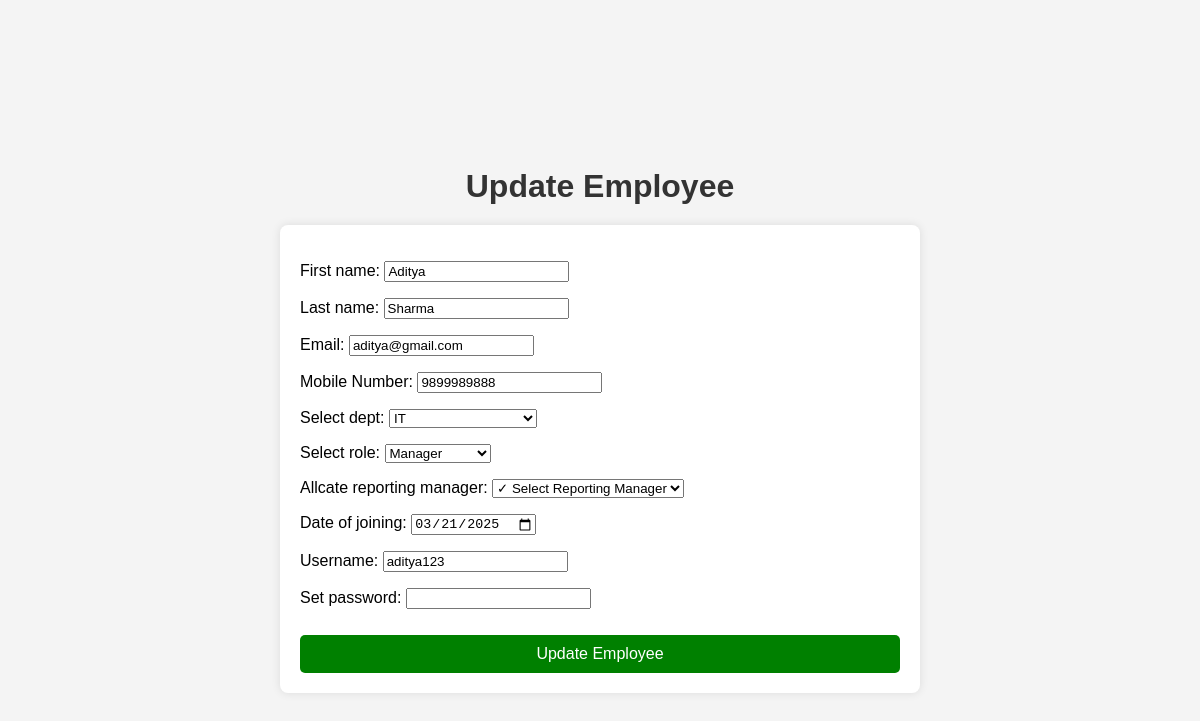
The app's page /update/2/ with its own data.
### employee/models.py (models this page shows)
class User(models.Model):
    first_name = models.CharField(max_length=100)
    last_name = models.CharField(max_length=100)
    Email = models.EmailField()
    Mobile_Number= models.CharField(max_length=15)
    select_role = models.ForeignKey(Role, on_delete=models.SET_NULL, null=True)
    select_dept = models.ForeignKey(Department, on_delete=models.SET_NULL, null=True)
    Allcate_Reporting_Manager = models.ForeignKey('self', on_delete=models.SET_NULL, null=True, blank=True, related_name='employees')
    Date_of_joining = models.DateField()
    username = models.CharField(max_length=100)
    Set_password = models.CharField(max_length=100)
    created_at = models.DateTimeField(auto_now_add=True)
    updated_at = models.DateTimeField(auto_now=True)
    def __str__(self):
        return f'{self.first_name} {self.last_name}'

### employee/views.py (the view)
# urls.py: path('update/<int:user_id>/', views.update_user, name='update_user'),
def update_user(request, user_id):
    user = User.objects.get(id=user_id)
    if request.method == 'POST':
        form = UserForm(request.POST, instance=user)
        if form.is_valid():
            form.save()
            return redirect('dashboard')  # Redirect to dashboard after successful update
    else:
        form = UserForm(instance=user)
    return render(request, 'update_user.html', {'form': form})

### employee/forms.py
class UserForm(forms.ModelForm):
    class Meta:
        model = User
        fields = ['first_name', 'last_name', 'Email', 'Mobile_Number','select_dept', 'select_role','Allcate_Reporting_Manager', 'Date_of_joining', 'username', 'Set_password']
    Set_password = forms.CharField(widget=forms.PasswordInput)
    select_dept = forms.ModelChoiceField(queryset=Department.objects.all(), empty_label="✓ Select Department")
    select_role = forms.ModelChoiceField(queryset=Role.objects.all(), empty_label="✓ Select Role")
    Allcate_Reporting_Manager = forms.ModelChoiceField(
        queryset=User.objects.all(),  # Fetching all users as potential reporting managers
        empty_label="✓ Select Reporting Manager",
        required=False  # Reporting manager can be optional
    )
    Date_of_joining = forms.DateField(
        widget=forms.DateInput(attrs={'type': 'date'}),  # This creates an HTML5 date picker
        required=True
    )

### employee/models.py (called while the page is built)
    def __str__(self):
        return self.name

    def __str__(self):
        return self.name

### employee/templates/update_user.html (shortened to what this page needs)
<!DOCTYPE html>
<html lang="en">
<head>
</head>
<body>
    <h1>Update Employee</h1>
    <form method="POST">
        {{ form.as_p }}
        <button type="submit">Update Employee</button>
    </form>
</body>
</html>

### employee/templates/update_user.html (style rules this page uses)
body { font-family: Arial, sans-serif; margin: 0; padding: 20px; display: flex; flex-direction: column; justify-content: center; align-items: center; height: 100vh; background-color: #f4f4f4; }
h1 { color: #333; margin-bottom: 20px; }
form { background-color: white; padding: 20px; border-radius: 8px; box-shadow: 0 0 10px rgba(0, 0, 0, 0.1); width: 100%; max-width: 600px; }
button { background-color: green; color: white; padding: 10px 20px; border: none; border-radius: 5px; font-size: 16px; cursor: pointer; width: 100%; margin-top: 10px; }

### records on screen
User: first_name "Aditya", last_name "Sharma", Email "aditya@gmail.com", Mobile_Number "9899989888", select_dept "IT", select_role "Manager", Allcate_Reporting_Manager "✓ Select Reporting Manager", Date_of_joining "03/21/2025", username "aditya123"
